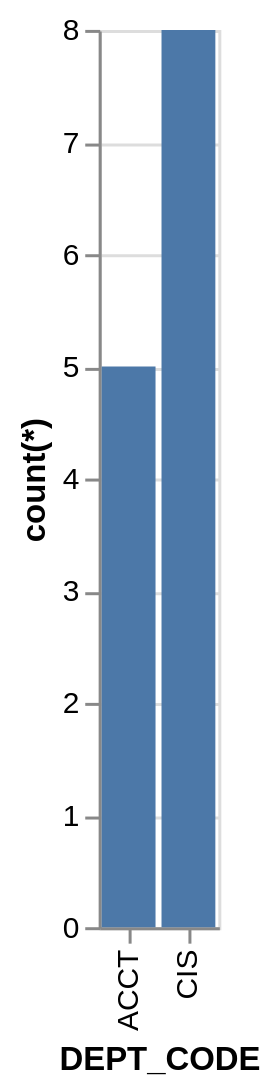

Write a Vega-Lite specification for this figure.
### Vega-Lite specification from a JSON file in a GitHub repository (floating-point values rounded to 4 significant figures)
{"data": {"values": [{"x_data": "ACCT", "y_data": 5}, {"x_data": "CIS", "y_data": 8}]}, "mark": "bar", "encoding": {"x": {"field": "x_data", "type": "nominal", "title": "DEPT_CODE", "sort": {"op": "sum", "field": "y_data", "order": "ascending"}}, "y": {"field": "y_data", "type": "quantitative", "title": "count(*)"}}}
